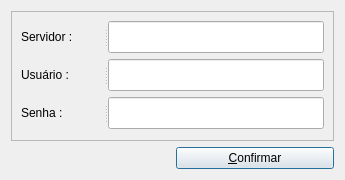
<?xml version="1.0" encoding="UTF-8"?>
<ui version="4.0">
 <class>Dialog</class>
 <widget class="QDialog" name="Dialog">
  <property name="geometry">
   <rect>
    <x>0</x>
    <y>0</y>
    <width>345</width>
    <height>180</height>
   </rect>
  </property>
  <property name="windowTitle">
   <string>Login Ferramenta de Gerência</string>
  </property>
  <property name="sizeGripEnabled">
   <bool>false</bool>
  </property>
  <property name="modal">
   <bool>false</bool>
  </property>
  <layout class="QGridLayout" name="gridLayout">
   <item row="0" column="0" colspan="2">
    <widget class="QFrame" name="login_frame">
     <property name="frameShape">
      <enum>QFrame::StyledPanel</enum>
     </property>
     <property name="frameShadow">
      <enum>QFrame::Plain</enum>
     </property>
     <layout class="QVBoxLayout" name="verticalLayout">
      <item>
       <widget class="QSplitter" name="splitter">
        <property name="orientation">
         <enum>Qt::Horizontal</enum>
        </property>
        <widget class="QLabel" name="label">
         <property name="text">
          <string>Servidor :</string>
         </property>
        </widget>
        <widget class="QLineEdit" name="server_input">
         <property name="sizePolicy">
          <sizepolicy hsizetype="Fixed" vsizetype="Fixed">
           <horstretch>0</horstretch>
           <verstretch>0</verstretch>
          </sizepolicy>
         </property>
         <property name="minimumSize">
          <size>
           <width>216</width>
           <height>32</height>
          </size>
         </property>
         <property name="maximumSize">
          <size>
           <width>216</width>
           <height>32</height>
          </size>
         </property>
        </widget>
       </widget>
      </item>
      <item>
       <widget class="QSplitter" name="splitter_2">
        <property name="orientation">
         <enum>Qt::Horizontal</enum>
        </property>
        <widget class="QLabel" name="label_2">
         <property name="text">
          <string>Usuário :</string>
         </property>
        </widget>
        <widget class="QLineEdit" name="user_input">
         <property name="sizePolicy">
          <sizepolicy hsizetype="Fixed" vsizetype="Fixed">
           <horstretch>0</horstretch>
           <verstretch>0</verstretch>
          </sizepolicy>
         </property>
         <property name="minimumSize">
          <size>
           <width>216</width>
           <height>32</height>
          </size>
         </property>
         <property name="maximumSize">
          <size>
           <width>216</width>
           <height>32</height>
          </size>
         </property>
        </widget>
       </widget>
      </item>
      <item>
       <widget class="QSplitter" name="splitter_3">
        <property name="orientation">
         <enum>Qt::Horizontal</enum>
        </property>
        <widget class="QLabel" name="label_3">
         <property name="text">
          <string>Senha :</string>
         </property>
        </widget>
        <widget class="QLineEdit" name="password_input">
         <property name="sizePolicy">
          <sizepolicy hsizetype="Fixed" vsizetype="Fixed">
           <horstretch>0</horstretch>
           <verstretch>0</verstretch>
          </sizepolicy>
         </property>
         <property name="minimumSize">
          <size>
           <width>216</width>
           <height>32</height>
          </size>
         </property>
         <property name="maximumSize">
          <size>
           <width>216</width>
           <height>32</height>
          </size>
         </property>
         <property name="echoMode">
          <enum>QLineEdit::Password</enum>
         </property>
        </widget>
       </widget>
      </item>
     </layout>
    </widget>
   </item>
   <item row="1" column="0">
    <widget class="QLabel" name="version_text">
     <property name="text">
      <string/>
     </property>
    </widget>
   </item>
   <item row="1" column="1">
    <widget class="QPushButton" name="ok_btn">
     <property name="text">
      <string>&amp;Confirmar</string>
     </property>
    </widget>
   </item>
  </layout>
 </widget>
 <tabstops>
  <tabstop>server_input</tabstop>
  <tabstop>user_input</tabstop>
  <tabstop>password_input</tabstop>
  <tabstop>ok_btn</tabstop>
 </tabstops>
 <resources/>
 <connections/>
</ui>
